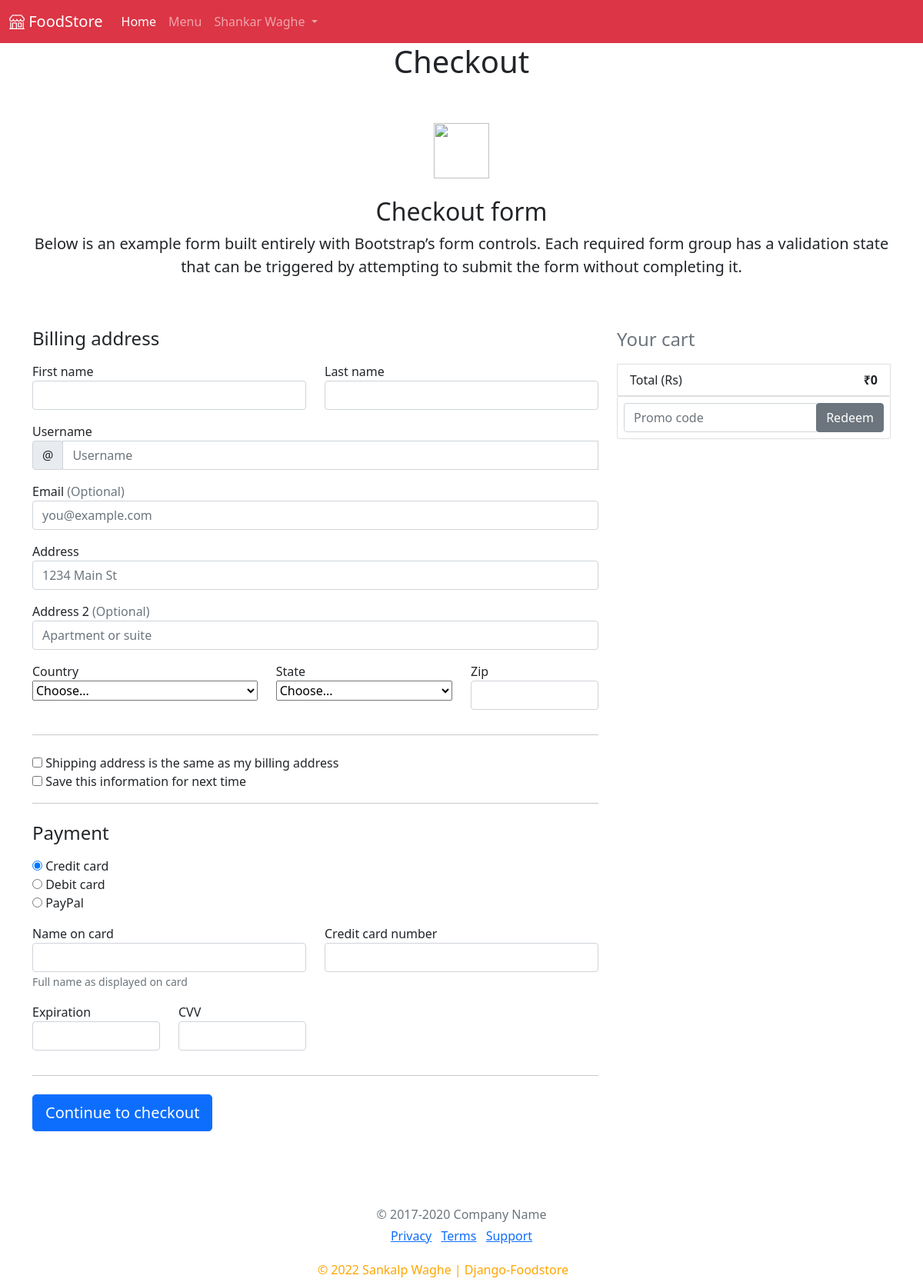
Screenshot of /cart/checkout (signed in) with the database file from the repository.
### account/models.py (models this page shows)
class MyUser(AbstractBaseUser):
    userId = models.BigAutoField(primary_key=True)
    first_name = models.CharField(max_length=50)
    last_name = models.CharField(max_length=50)
    contact = models.BigIntegerField(unique=True)
    user_Role = models.CharField(max_length=10)
    is_superuser = models.BooleanField(default=False)
    address = models.TextField()
    objects = MyUserManager()  # ? Manager created
    USERNAME_FIELD = "contact"
    REQUIRED_FIELDS = ("first_name", "last_name")

### cart/models.py (models this page shows, shortened)
class Cart(models.Model):
    user = models.OneToOneField(MyUser, on_delete=models.CASCADE)
    itemlist = models.ManyToManyField(CartItem)
    create_at = models.DateTimeField(auto_now_add=True)
    update_at = models.DateTimeField(auto_now=True)
    @property
    def get_cart_total(self):
        orderitems = self.itemlist.all()
        total = sum([item.get_total for item in orderitems])
        return total
    @property
    def get_cart_items(self):
        orderitems = self.itemlist.all()
        total = sum([item.quantity for item in orderitems])
        return total

### cart/views.py (the view)
# urls.py: path("checkout",checkout,name="checkout"),
def checkout(request):
    cart, status = Cart.objects.get_or_create(user=request.user)
    orders = cart.itemlist.all()
    context = {'orders': orders, 'cart': cart}
    return render(request, 'cart/checkout.html', context)

### templates/cart/checkout.html (shortened to what this page needs)
{% extends 'base.html' %}
{% block body %}
<h1 style="text-align: center;">Checkout</h1>
<div class="container">
  <div class="py-5 text-center">
    <img class="d-block mx-auto mb-4" src="/docs/4.5/assets/brand/bootstrap-solid.svg" alt="" width="72" height="72">
    <h2>Checkout form</h2>
    <p class="lead">Below is an example form built entirely with Bootstrap’s form controls. Each required form group has a validation state that can be triggered by attempting to submit the form without completing it.</p>
  </div>
  <div class="row">
    <div class="col-md-4 order-md-2 mb-4">
      <h4 class="d-flex justify-content-between align-items-center mb-3">
        <span class="text-muted">Your cart</span>
        <span class="badge badge-secondary badge-pill">  {{cart.get_cart_items}}  </span>
      </h4>
        <li class="list-group-item d-flex justify-content-between">
          <span>Total (Rs)</span>
          <strong>₹{{cart.get_cart_total}} </strong>
        </li>
      <form class="card p-2">
        <div class="input-group">
          <input type="text" class="form-control" placeholder="Promo code">
          <div class="input-group-append">
            <button type="submit" class="btn btn-secondary">Redeem</button>
          </div>
        </div>
      </form>
    </div>
    <div class="col-md-8 order-md-1">
      <h4 class="mb-3">Billing address</h4>
      <form class="needs-validation" novalidate>
        <div class="row">
          <div class="col-md-6 mb-3">
            <label for="firstName">First name</label>
            <input type="text" class="form-control" id="firstName" placeholder="" value="" required>
          </div>
          <div class="col-md-6 mb-3">
            <label for="lastName">Last name</label>
            <input type="text" class="form-control" id="lastName" placeholder="" value="" required>
          </div>
        </div>
        <div class="mb-3">
          <label for="username">Username</label>
          <div class="input-group">
            <div class="input-group-prepend">
              <span class="input-group-text">@</span>
            </div>
            <input type="text" class="form-control" id="username" placeholder="Username" required>
          </div>
        </div>
        <div class="mb-3">
          <label for="email">Email <span class="text-muted">(Optional)</span></label>
          <input type="email" class="form-control" id="email" placeholder="you@example.com">
        </div>
        <div class="mb-3">
          <label for="address">Address</label>
          <input type="text" class="form-control" id="address" placeholder="1234 Main St" required>
        </div>
        <div class="mb-3">
          <label for="address2">Address 2 <span class="text-muted">(Optional)</span></label>
          <input type="text" class="form-control" id="address2" placeholder="Apartment or suite">
        </div>
        <div class="row">
          <div class="col-md-5 mb-3">
            <label for="country">Country</label>
            <select class="custom-select d-block w-100" id="country" required>
              <option value="">Choose...</option>
            </select>
          </div>
          <div class="col-md-4 mb-3">
            <label for="state">State</label>
            <select class="custom-select d-block w-100" id="state" required>
              <option value="">Choose...</option>
            </select>
          </div>
          <div class="col-md-3 mb-3">
            <label for="zip">Zip</label>
            <input type="text" class="form-control" id="zip" placeholder="" required>
          </div>
        </div>
        <hr class="mb-4">
        <div class="custom-control custom-checkbox">
          <input type="checkbox" class="custom-control-input" id="same-address">
          <label class="custom-control-label" for="same-address">Shipping address is the same as my billing address</label>
        </div>
        <div class="custom-control custom-checkbox">
          <input type="checkbox" class="custom-control-input" id="save-info">
          <label class="custom-control-label" for="save-info">Save this information for next time</label>
        </div>
        <hr class="mb-4">
        <h4 class="mb-3">Payment</h4>
        <div class="d-block my-3">
          <div class="custom-control custom-radio">
            <input id="credit" name="paymentMethod" type="radio" class="custom-control-input" checked required>
            <label class="custom-control-label" for="credit">Credit card</label>
          </div>
          <div class="custom-control custom-radio">
            <input id="debit" name="paymentMethod" type="radio" class="custom-control-input" required>
            <label class="custom-control-label" for="debit">Debit card</label>
          </div>
          <div class="custom-control custom-radio">
            <input id="paypal" name="paymentMethod" type="radio" class="custom-control-input" required>
            <label class="custom-control-label" for="paypal">PayPal</label>
          </div>
        </div>
        <div class="row">
          <div class="col-md-6 mb-3">
            <label for="cc-name">Name on card</label>
            <input type="text" class="form-control" id="cc-name" placeholder="" required>
            <small class="text-muted">Full name as displayed on card</small>
          </div>
          <div class="col-md-6 mb-3">
            <label for="cc-number">Credit card number</label>
            <input type="text" class="form-control" id="cc-number" placeholder="" required>
          </div>
        </div>
        <div class="row">
          <div class="col-md-3 mb-3">
            <label for="cc-expiration">Expiration</label>
            <input type="text" class="form-control" id="cc-expiration" placeholder="" required>
          </div>
          <div class="col-md-3 mb-3">
            <label for="cc-cvv">CVV</label>
            <input type="text" class="form-control" id="cc-cvv" placeholder="" required>
          </div>
        </div>
        <hr class="mb-4">
        <button class="btn btn-primary btn-lg btn-block" href="food/foodlist" type="submit">Continue to checkout</button>
      </form>
    </div>
  </div>
  <footer class="my-5 pt-5 text-muted text-center text-small">
    <p class="mb-1">&copy; 2017-2020 Company Name</p>
    <ul class="list-inline">
      <li class="list-inline-item"><a href="#">Privacy</a></li>
      <li class="list-inline-item"><a href="#">Terms</a></li>
      <li class="list-inline-item"><a href="#">Support</a></li>
    </ul>
  </footer>
</div>
   {% endblock body %}

### templates/base.html (shortened to what this page needs)
<!DOCTYPE html>
<html lang="en">
  <head>
    <link
      href="https://cdn.jsdelivr.net/npm/bootstrap@5.0.2/dist/css/bootstrap.min.css"
      rel="stylesheet"
    />
    <link
      rel="stylesheet"
      href="https://cdn.jsdelivr.net/npm/bootstrap-icons@1.8.1/font/bootstrap-icons.css"
    />
  </head>
  <body>
    <nav class="navbar navbar-expand-lg navbar-dark bg-danger">
      <div class="container-fluid">
        <a class="navbar-brand" href="/"><i class="bi bi-shop"></i> FoodStore</a>
        <div class="collapse navbar-collapse" id="navbarSupportedContent">
          <ul class="navbar-nav me-auto mb-2 mb-lg-0">
            <li class="nav-item">
              <a class="nav-link active" aria-current="page" href="/food"
                >Home</a
              >
            </li>
            <li class="nav-item">
              <a class="nav-link" href="/food/foodlist">Menu</a>
            </li>
            <li class="nav-item dropdown">
              <a
                class="nav-link dropdown-toggle"
                href="#"
                id="navbarDropdown"
                role="button"
                data-bs-toggle="dropdown"
                aria-expanded="false"
              >
                {% if request.user.is_authenticated %}
                {{ request.user.first_name }} {{ request.user.last_name }}
                {% else%} Users {% endif %}
              </a>
            </li>
          </ul>
        </div>
      </div>
    </nav>
    {% block body %}{% endblock body %}
    <footer class=" text-muted text-small" style="position:fixed;left:0;bottom:0;width:100%;text-align:center;" >
      <p class="mb-1 me-5" style="color:orange;">&copy; 2022 Sankalp Waghe | Django-Foodstore</p>
    </footer>
  </body>
</html>

### rows the page displays
MyUser: user.first_name "Shankar", user.last_name "Waghe"
Cart: get_cart_total "0"
